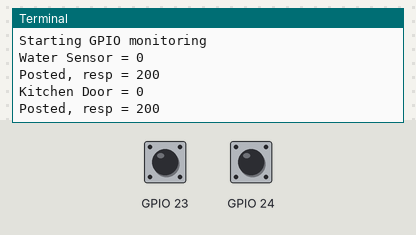
Recording of a program running on a simulated Raspberry Pi (BCM pin numbers). Shown: the last lines printed to the terminal. The inputs (shaded band) are chosen by the test bench; at power-on: GPIO 23 LOW, GPIO 24 LOW. Web requests get an empty 200 reply after 0.4 s.

Above: at 1.2 s.
1.3 s: GPIO 23 pulled HIGH for 0.15 s
At 1.56 s:
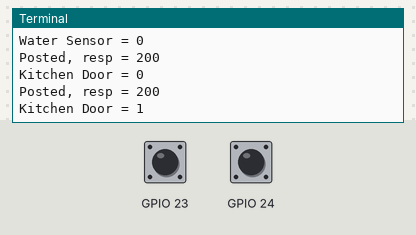
2.9 s: GPIO 24 pulled HIGH for 0.15 s
At 3.16 s:
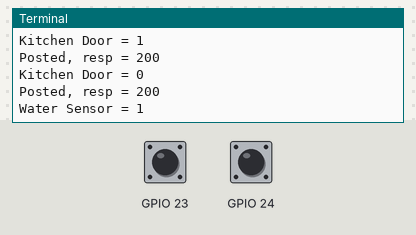

Measured:
- after the input at 1.3 s, the terminal: prints a new line at once (image 1)
- after the input at 2.9 s, the terminal: prints a new line at once (image 2)

The program:

poll_gpio.py
```python
from collections import namedtuple
import RPi.GPIO as GPIO
import time
import requests

INPUT_DEBOUNCE_MS = 200

GPIO.setmode(GPIO.BCM)

PinMapping = namedtuple('PinMapping', 'pin name hsid')

INPUT_PINS = [
    PinMapping(24, 'Water Sensor', 3),
    PinMapping(23, 'Kitchen Door', 84)
]


def post_to_homeseer(hsid, value):
    resp = requests.get('http://homeseer/JSON?request=controldevicebyvalue&ref={hsid}&value={value}'.format(
        **locals()
    ))
    print 'Posted, resp = {}'.format(resp.status_code)


def edge_callback(pin):
    mapping = pins[pin]
    val = GPIO.input(pin)
    print '{} = {}'.format(mapping.name, val)
    post_to_homeseer(mapping.hsid, (1 - val) * 100)


def poll_now():
    for mapping in INPUT_PINS:
        edge_callback(mapping.pin)


print 'Starting GPIO monitoring'
pins = {}
for mapping in INPUT_PINS:
    GPIO.setup(mapping.pin, GPIO.IN, pull_up_down=GPIO.PUD_DOWN)
    pins[mapping.pin] = mapping
    GPIO.add_event_detect(mapping.pin, GPIO.BOTH,
                          edge_callback)

# Poll every 15 minutes
while True:
    poll_now()
    time.sleep(15.0 * 60.0)
```
